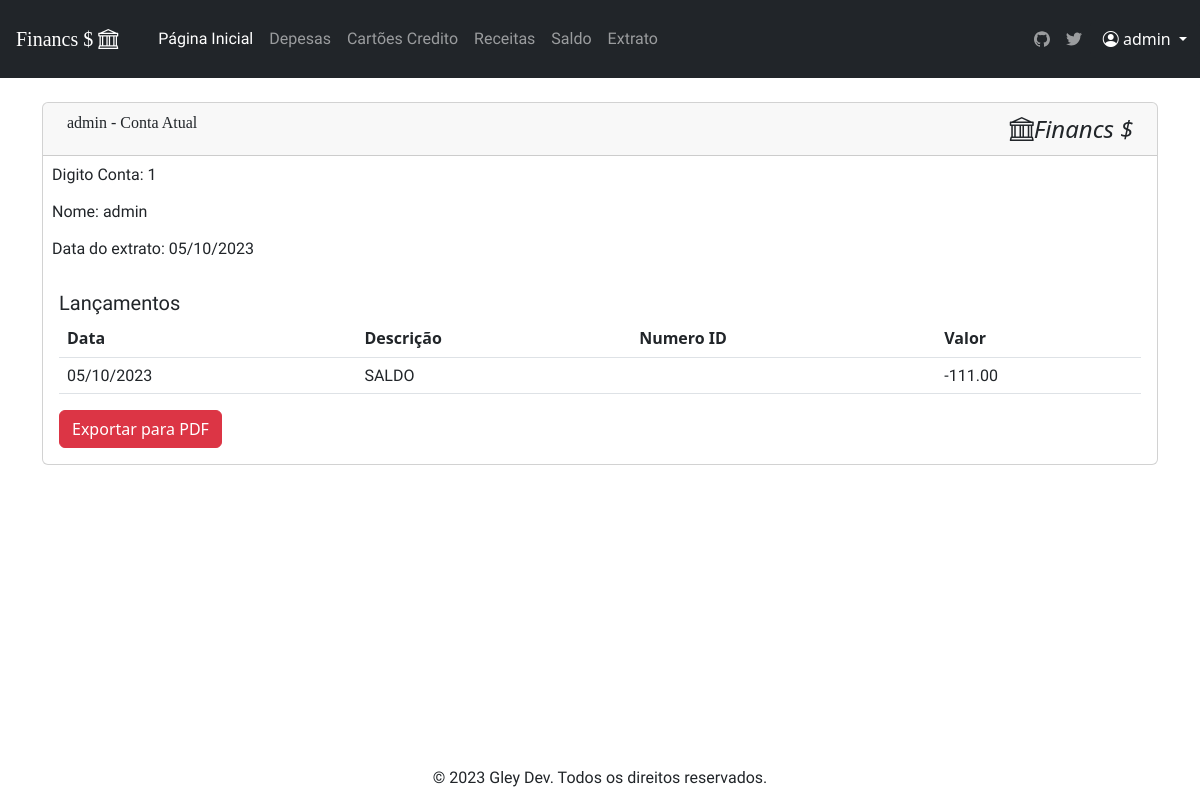
The page /extrato/1/ (signed in) on the database as committed earlier.
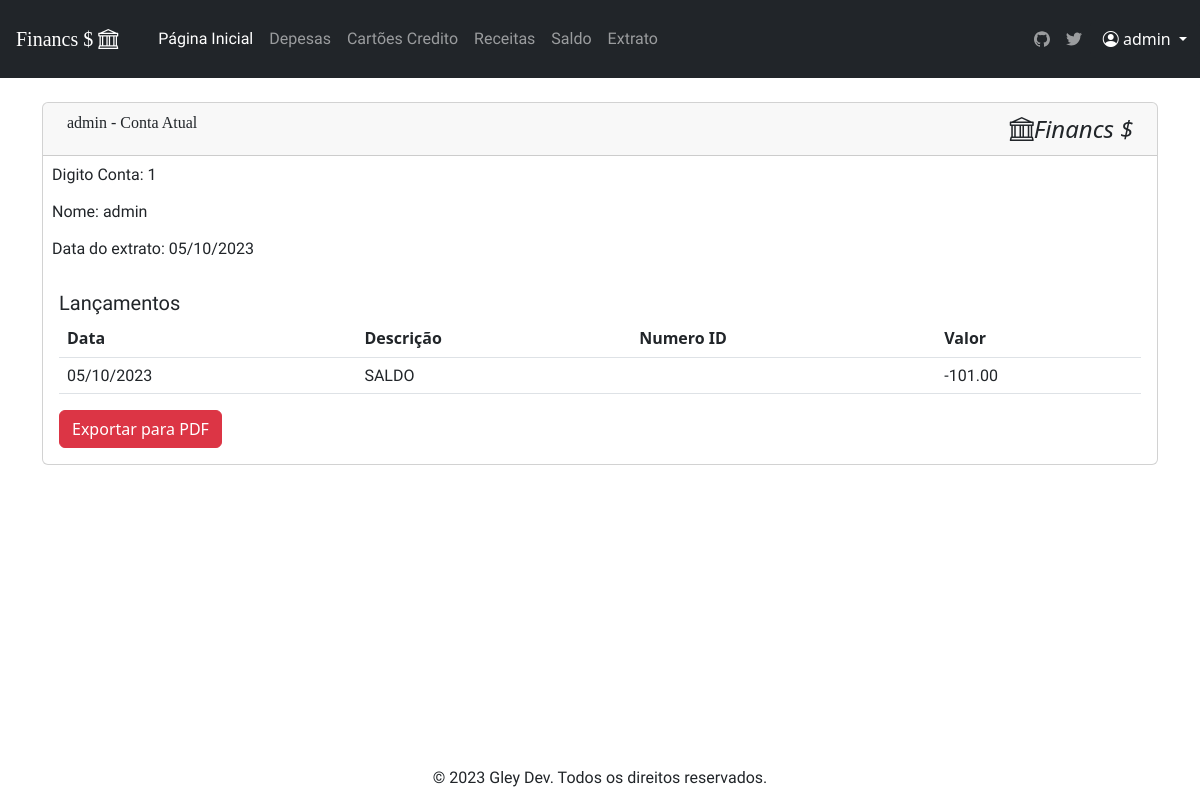
The same page on the database as committed later.
### financas/models.py (models this page shows)
class Saldo(models.Model):
    id_usuario= models.ForeignKey(User, on_delete=models.CASCADE)
    saldo = models.DecimalField(max_digits=10, decimal_places=2)
    data = models.DateTimeField(auto_now_add=True)
    cartao_credito = models.ForeignKey(Cartao_credito, on_delete=models.CASCADE, null=True)
    cheque_esp = models.ForeignKey(Cheque_esp, on_delete=models.CASCADE, null=True)
    def __str__(self):
       return str(self.saldo)

### financas/views.py (the view)
# urls.py: path('extrato/<id_usuario>/',extrato_page, name='extrato'),
@login_required
def extrato_page (request,id_usuario):
    num_mes = datetime.datetime.today().month
    data_atual = datetime.datetime.today()
    despesa_obj = Despesa.objects.filter(id_usuario=id_usuario, data_vencimento__month=num_mes, status="Pago").order_by('data_paga')
    receita_obj = Receita.objects.filter(id_usuario=id_usuario, data_entrada__month=num_mes).order_by('data_entrada')
    resultados_lista = list(despesa_obj) + list(receita_obj)
    resultados = sorted(resultados_lista, key=lambda x: x.data_entrada)
    saldo = Saldo.objects.get(id_usuario=id_usuario)
    context = { 'despesas':despesa_obj,
                'receitas' : receita_obj,
                'saldo': saldo,
                'resultados':resultados,
                'data_atual':data_atual
    }
    return render (request, 'extrato/extrato.html', context)

### financ/timeout.py (called while the page is built, shortened)
    def __call__(self, request):
        if request.user.is_authenticated:
            last_activity = request.session.get('last_activity')
            request.session['last_activity'] = datetime.datetime.now().isoformat()
        response = self.get_response(request)
        return response

### financas/static/templates/extrato/extrato.html (shortened to what this page needs)
{% extends 'base.html' %}
{% load static %}
{% block content %}
<div class="container mt-4 content">
    <div class="card">
        <div class="card-header">
            <div class="row justify-content-end">
                <div class="col-9">
                    <span class="nav-item ms-2">{{user}} - Conta Atual</span>
                </div>
                <div class="col-3">
                    <i style="font-size: 24px; margin-left: 48%" class="bi bi-bank">Financs $</i>
                </div>
            </div>
        </div>
        <div class="row ms-2">
            {% if request.user.id %}
            <table>
                <tr>
                    <td>
                        <p class="text-dark mt-2">Digito Conta: {{ user.id }}</p>
                    </td>
                </tr>
                <tr>
                    <td>
                        <p class="text-dark">Nome: {{ user }}</p>
                    </td>
                </tr>
                <tr>
                    <td>
                        <p class="text-dark">Data do extrato: {{ data_atual|date:"d/m/Y" }}</p>
                    </td>
                </tr>
            </table>
            {% endif %}
        </div>
        <div class="card-body">
            <h5 class="mb-1">Lançamentos</h5>
            <table class="table table-hover">
                <thead>
                    <tr>
                        <th scope="col">Data</th>
                        <th scope="col">Descrição</th>
                        <th scope="col">Numero ID</th>
                        <th scope="col">Valor</th>
                    </tr>
                </thead>
                <tbody>
                    <tr>
                        <td>{{ data_atual|date:"d/m/Y" }}</td>
                        <td>SALDO</td>
                        <td></td>
                        <td>{{ saldo }}</td>
                    </tr>
                </tbody>
            </table>
            <a href="{% url 'extrato_pdf' %}" target="_blank " class="btn btn-danger  no-print">Exportar para PDF</a>
        </div>
    </div>
</div>
{% endblock %}

Rows that differ between the two databases and show on the page:
changed Saldo: saldo "-111.00" → "-101.00"
